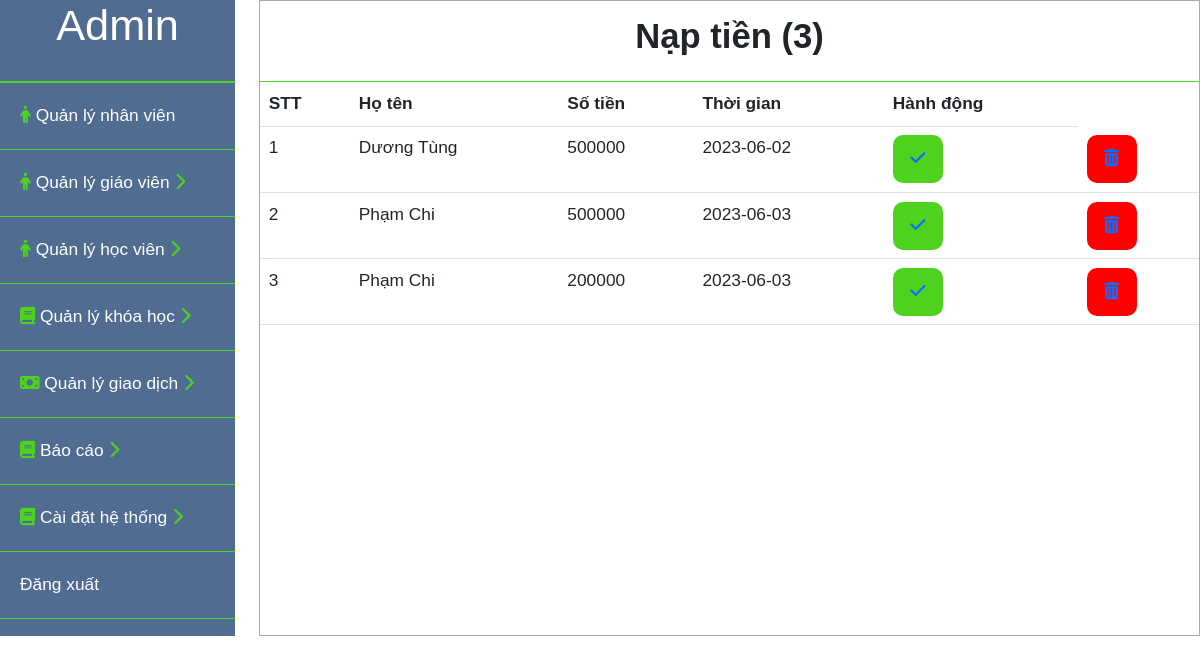
The app's page /admin/naptien.php with its own data.
### tables this page shows
CREATE TABLE `naptien` (
  `id` int(11) NOT NULL,
  `idtaikhoan` int(11) NOT NULL,
  `sotien` int(11) NOT NULL,
  `thoigian` date NOT NULL DEFAULT current_timestamp()
);

CREATE TABLE `taikhoan` (
  `id` int(11) NOT NULL,
  `taikhoan` varchar(255) NOT NULL,
  `matkhau` varchar(255) NOT NULL,
  `hoten` varchar(255) NOT NULL,
  `phanquyen` int(11) NOT NULL,
  `image` varchar(100) NOT NULL,
  `thoigian` datetime NOT NULL DEFAULT current_timestamp(),
  `email` varchar(100) DEFAULT NULL,
  `sodienthoai` int(11) DEFAULT NULL,
  `gioitinh` int(11) DEFAULT NULL,
  `diachi` varchar(255) DEFAULT NULL,
  `quocgia` varchar(10) DEFAULT NULL,
  `timezone` varchar(10) DEFAULT NULL,
  `ngaysinh` date DEFAULT NULL,
  `vitien` int(11) NOT NULL
);

### admin/naptien.php (the view, shortened to what this page needs)
<?php
    include("../user/connect.php");
    $sql_admin = "SELECT naptien.*,taikhoan.hoten FROM naptien,taikhoan WHERE naptien.idtaikhoan = taikhoan.id";
    $stmt_admin = $conn->prepare($sql_admin);
    $query_admin = $stmt_admin->execute();
    $result_admin = array();
    while($row_admin = $stmt_admin->fetch(PDO::FETCH_ASSOC)){
        $result_admin[] = $row_admin;
    }
    $sql_sl = "SELECT count(id) as dem FROM naptien";
    $stmt_sl = $conn->prepare($sql_sl);
    $query_sl = $stmt_sl->execute();
    $result_sl = array();
    while($row_sl = $stmt_sl->fetch(PDO::FETCH_ASSOC)){
        $result_sl[] = $row_sl;
    }
    foreach ($result_sl as $items) {
        $slusers = $items['dem'];
    }
?>
<!DOCTYPE html>
<html lang="en">
<head>
    <link rel="stylesheet" href="css/bootstrap.min.css">
    <link rel="stylesheet" href="style/admin.css">
    <link rel="stylesheet" type="text/css" href="style/danhsach.css">
</head>
<body>
    <div id="content">
        <div id="admin__sidebar">
            <div class="admin__profile">
                <h1>Admin</h1>
            </div>
            <div class="admin__list">
                <ul>
                    <li class="admin__list--nhanvien">
                        <a href="nhanvien.php"><i class="fa-solid fa-person" style="color: #4dd31d;"></i> Quản lý nhân viên</a>
                    </li>
                    <li class="admin__list--giaovien">
                        <a href="#"  onclick="myFunction('toggle1')"><i class="fa-solid fa-person" style="color: #4dd31d;"></i> Quản lý giáo viên <i class="icondrop active fa-solid fa-chevron-right" style="color: #4dd31d;"></i><i class="icondrop fa-solid fa-chevron-down" style="color: #4dd31d;"></i></a>
                    </li>
                    <li class="admin__list--hocvien">
                        <a href="#" onclick="myFunction('toggle5')"> <i class="fa-solid fa-person" style="color: #4dd31d;"></i> Quản lý học viên <i class="icondrop active fa-solid fa-chevron-right" style="color: #4dd31d;"></i><i class="icondrop fa-solid fa-chevron-down" style="color: #4dd31d;"></i></a>
                    </li>
                    <li class="admin__list--khoahoc">
                        <a href="#" onclick="myFunction('toggle6')"> <i class="fa-sharp fa-solid fa-book" style="color: #4dd31d;"></i> Quản lý khóa học <i class="icondrop active fa-solid fa-chevron-right" style="color: #4dd31d;"></i><i class="icondrop fa-solid fa-chevron-down" style="color: #4dd31d;"></i></a>
                    </li>
                    <li class="admin__list--giaodich">
                        <a href="#" onclick="myFunction('toggle2')"><i class="fa-solid fa-money-bill" style="color: #4dd31d;"></i> Quản lý giao dịch <i class="icondrop active fa-solid fa-chevron-right" style="color: #4dd31d;"></i><i class="icondrop fa-solid fa-chevron-down" style="color: #4dd31d;"></i></a>
                    </li>
                    <li class="admin__list--baocao">
                        <a href="#" onclick="myFunction('toggle3')"> <i class="fa-sharp fa-solid fa-book" style="color: #4dd31d;"></i> Báo cáo <i class="icondrop active fa-solid fa-chevron-right" style="color: #4dd31d;"></i><i class="icondrop fa-solid fa-chevron-down" style="color: #4dd31d;"></i></a>
                    </li>
                    <li class="admin__list--hethong">
                        <a href="#" onclick="myFunction('toggle4')"> <i class="fa-sharp fa-solid fa-book" style="color: #4dd31d;"></i> Cài đặt hệ thống <i class="icondrop active fa-solid fa-chevron-right" style="color: #4dd31d;"></i><i class="icondrop fa-solid fa-chevron-down" style="color: #4dd31d;"></i></a>
                    </li>
                    <li class="admin__list--dangxuat">
                        <a href="logout.php">Đăng xuất</a>
                    </li>
                </ul>
            </div>
        </div>
         <div id="main_content">
            <div class="title">
                <h2>Nạp tiền (<?php echo $slusers?>)</h2>
            </div>
            <div class="chitiet_content">
                <table class="table table-inverse">
                    <thead>
                        <tr>
                            <th>STT</th>
                            <th>Họ tên</th>
                            <th>Số tiền</th>
                            <th>Thời gian</th>
                            <th>Hành động</th>
                        </tr>
                    </thead>
                    <tbody>
                        <?php $i=1; foreach($result_admin as $items):?>
                        <tr>
                            <td><?php echo $i;?></td>
                            <td><?php echo $items['hoten'];?></td>
                            <td><?php echo $items['sotien'];?></td>
                            <td><?php echo $items['thoigian'];?></td>
                            <td><a class="btn-sua" href="naptien_dongy.php?id=<?php echo $items['id']?>"><i class="fa-solid fa-check"></i></a></td>
                            <td><a class="btn-xoa" href="naptien_tuchoi.php?id=<?php echo $items['id']?>"><i class="fa-solid fa-trash-can"></i></a></td>
                        </tr>
                        <?php $i++; endforeach?>
                    </tbody>
                </table>
            </div>
         </div>
    </div>
</body>
</html>

### admin/style/admin.css (style rules this page uses)
* { font-family: Verdana, Geneva, Tahoma, sans-serif; margin: 0; padding:0; box-sizing: border-box; font-size: 13pt; }
#admin__sidebar { width: 25%; background-color: #506c91; color: #ffffff; }
#admin__sidebar .admin__profile { text-align: center; padding-bottom: 20px; border-bottom: 2px solid #4dd31d; }
#admin__sidebar .admin__list li { list-style: none;; }
#admin__sidebar .admin__list a { text-decoration: none; color: #ffffff; }
.admin__list ul { padding: 0; }
.admin__list li { padding: 20px; border-bottom: 1px solid #4dd31d; }
.icondrop { display: none; }
.icondrop.active { display: inline-block; }
.btn-sua { display: inline-block; background-color: #4dd31d; text-decoration: none; min-width:50px; height: 48px; line-height: 48px; font-size: 16px; border-radius: 10px; text-align: center; }
.btn-xoa { display: inline-block; background-color: red; text-decoration: none; min-width:50px; height: 48px; line-height: 48px; font-size: 16px; border-radius: 10px; text-align: center; }

### admin/style/danhsach.css (style rules this page uses)
#content { display: flex; }
#main_content { margin-left: 2%; width: 100%; max-width: 1150px; border: 1px solid #aaaaaa; height: auto; }
#main_content .title { border-bottom: 1px solid #4dd31d; text-align: center; padding: 15px ; }
#main_content .title h2 { font-weight: bold; }

### records on screen
naptien: idtaikhoan.hoten "Dương Tùng", sotien "500000", thoigian "2023-06-02"
naptien: idtaikhoan.hoten "Phạm Chi", sotien "500000", thoigian "2023-06-03"
naptien: idtaikhoan.hoten "Phạm Chi", sotien "200000", thoigian "2023-06-03"

### other values on screen
$slusers "3"
